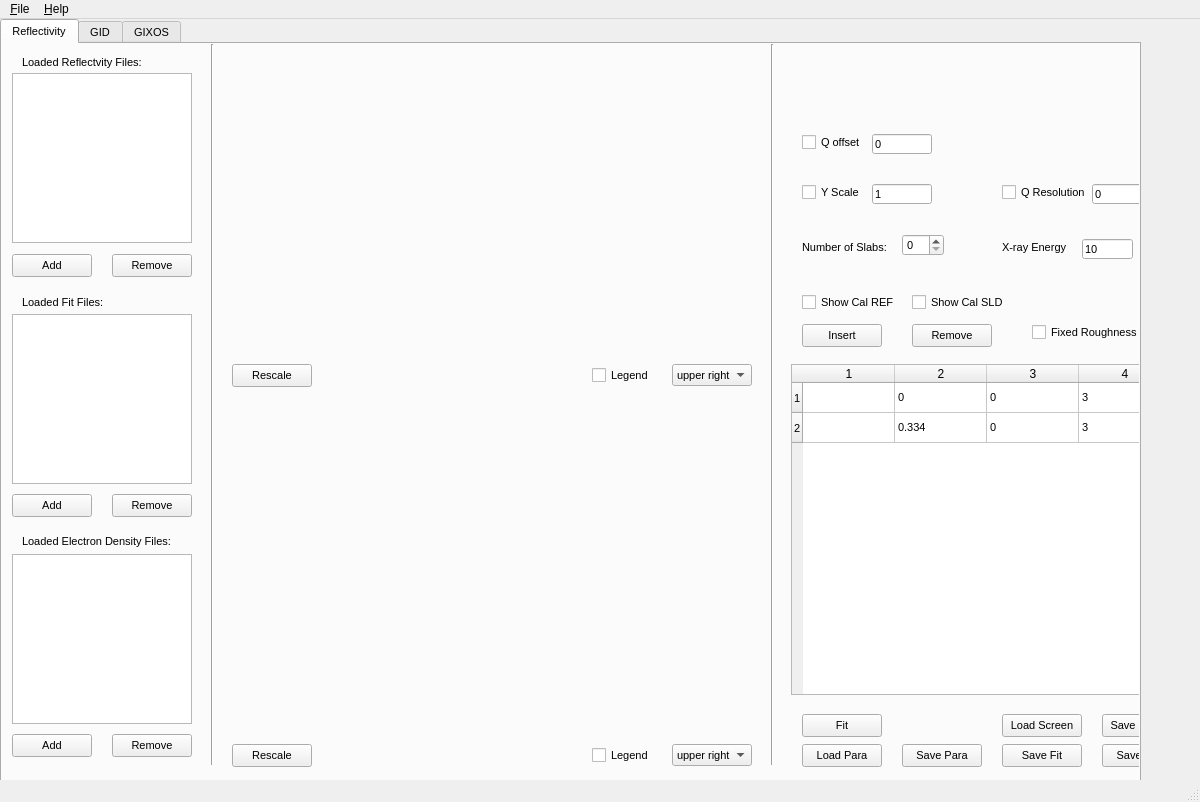
<?xml version="1.0" encoding="UTF-8"?>
<ui version="4.0">
 <class>MainWindow</class>
 <widget class="QMainWindow" name="MainWindow">
  <property name="geometry">
   <rect>
    <x>0</x>
    <y>0</y>
    <width>1200</width>
    <height>802</height>
   </rect>
  </property>
  <property name="windowTitle">
   <string>MainWindow</string>
  </property>
  <property name="File" stdset="0">
   <string/>
  </property>
  <widget class="QWidget" name="centralwidget">
   <widget class="QTabWidget" name="tabWidget">
    <property name="geometry">
     <rect>
      <x>0</x>
      <y>0</y>
      <width>1141</width>
      <height>827</height>
     </rect>
    </property>
    <property name="font">
     <font>
      <pointsize>8</pointsize>
      <weight>50</weight>
      <bold>false</bold>
     </font>
    </property>
    <property name="currentIndex">
     <number>0</number>
    </property>
    <widget class="QWidget" name="reflectivitytab">
     <attribute name="title">
      <string>Reflectivity</string>
     </attribute>
     <widget class="QListWidget" name="reffileLW">
      <property name="geometry">
       <rect>
        <x>10</x>
        <y>29</y>
        <width>180</width>
        <height>170</height>
       </rect>
      </property>
      <property name="alternatingRowColors">
       <bool>false</bool>
      </property>
      <property name="selectionMode">
       <enum>QAbstractItemView::ExtendedSelection</enum>
      </property>
     </widget>
     <widget class="QPushButton" name="addreffilePB">
      <property name="geometry">
       <rect>
        <x>10</x>
        <y>210</y>
        <width>80</width>
        <height>23</height>
       </rect>
      </property>
      <property name="font">
       <font>
        <pointsize>8</pointsize>
        <weight>50</weight>
        <bold>false</bold>
       </font>
      </property>
      <property name="text">
       <string>Add</string>
      </property>
     </widget>
     <widget class="QLabel" name="reffileLabel">
      <property name="geometry">
       <rect>
        <x>20</x>
        <y>10</y>
        <width>161</width>
        <height>16</height>
       </rect>
      </property>
      <property name="font">
       <font>
        <pointsize>8</pointsize>
        <weight>50</weight>
        <bold>false</bold>
       </font>
      </property>
      <property name="text">
       <string>Loaded Reflectvity Files:</string>
      </property>
     </widget>
     <widget class="QPushButton" name="rmreffilePB">
      <property name="geometry">
       <rect>
        <x>110</x>
        <y>210</y>
        <width>80</width>
        <height>23</height>
       </rect>
      </property>
      <property name="text">
       <string>Remove</string>
      </property>
     </widget>
     <widget class="QLabel" name="reffitfileLabel">
      <property name="geometry">
       <rect>
        <x>20</x>
        <y>250</y>
        <width>101</width>
        <height>16</height>
       </rect>
      </property>
      <property name="text">
       <string>Loaded Fit Files:</string>
      </property>
     </widget>
     <widget class="QListWidget" name="reffitfileLW">
      <property name="geometry">
       <rect>
        <x>10</x>
        <y>270</y>
        <width>180</width>
        <height>170</height>
       </rect>
      </property>
      <property name="selectionMode">
       <enum>QAbstractItemView::ExtendedSelection</enum>
      </property>
     </widget>
     <widget class="QPushButton" name="addreffitfilePB">
      <property name="geometry">
       <rect>
        <x>10</x>
        <y>450</y>
        <width>80</width>
        <height>23</height>
       </rect>
      </property>
      <property name="text">
       <string>Add</string>
      </property>
     </widget>
     <widget class="QPushButton" name="rmreffitfilePB">
      <property name="geometry">
       <rect>
        <x>110</x>
        <y>450</y>
        <width>80</width>
        <height>23</height>
       </rect>
      </property>
      <property name="text">
       <string>Remove</string>
      </property>
     </widget>
     <widget class="MplWidget" name="refPW" native="true">
      <property name="geometry">
       <rect>
        <x>230</x>
        <y>10</y>
        <width>521</width>
        <height>311</height>
       </rect>
      </property>
      <property name="sizePolicy">
       <sizepolicy hsizetype="Expanding" vsizetype="Expanding">
        <horstretch>0</horstretch>
        <verstretch>0</verstretch>
       </sizepolicy>
      </property>
     </widget>
     <widget class="Line" name="line">
      <property name="geometry">
       <rect>
        <x>200</x>
        <y>0</y>
        <width>20</width>
        <height>721</height>
       </rect>
      </property>
      <property name="sizePolicy">
       <sizepolicy hsizetype="Fixed" vsizetype="Minimum">
        <horstretch>0</horstretch>
        <verstretch>0</verstretch>
       </sizepolicy>
      </property>
      <property name="orientation">
       <enum>Qt::Vertical</enum>
      </property>
     </widget>
     <widget class="QLabel" name="refnumslablabel">
      <property name="geometry">
       <rect>
        <x>800</x>
        <y>195</y>
        <width>111</width>
        <height>16</height>
       </rect>
      </property>
      <property name="font">
       <font>
        <pointsize>8</pointsize>
       </font>
      </property>
      <property name="text">
       <string>Number of Slabs:</string>
      </property>
     </widget>
     <widget class="QPushButton" name="fitrefPB">
      <property name="geometry">
       <rect>
        <x>800</x>
        <y>670</y>
        <width>80</width>
        <height>23</height>
       </rect>
      </property>
      <property name="text">
       <string>Fit</string>
      </property>
     </widget>
     <widget class="QPushButton" name="loadrefparPB">
      <property name="geometry">
       <rect>
        <x>800</x>
        <y>700</y>
        <width>80</width>
        <height>23</height>
       </rect>
      </property>
      <property name="text">
       <string>Load Para</string>
      </property>
     </widget>
     <widget class="QPushButton" name="saverefparPB">
      <property name="geometry">
       <rect>
        <x>900</x>
        <y>700</y>
        <width>80</width>
        <height>23</height>
       </rect>
      </property>
      <property name="text">
       <string>Save Para</string>
      </property>
     </widget>
     <widget class="QPushButton" name="savereffitPB">
      <property name="geometry">
       <rect>
        <x>1000</x>
        <y>700</y>
        <width>80</width>
        <height>23</height>
       </rect>
      </property>
      <property name="text">
       <string>Save Fit</string>
      </property>
     </widget>
     <widget class="QTableWidget" name="refparTW">
      <property name="geometry">
       <rect>
        <x>789</x>
        <y>320</y>
        <width>390</width>
        <height>331</height>
       </rect>
      </property>
      <property name="sizePolicy">
       <sizepolicy hsizetype="Preferred" vsizetype="Preferred">
        <horstretch>0</horstretch>
        <verstretch>0</verstretch>
       </sizepolicy>
      </property>
      <property name="tabKeyNavigation">
       <bool>true</bool>
      </property>
      <property name="rowCount">
       <number>2</number>
      </property>
      <property name="columnCount">
       <number>4</number>
      </property>
      <attribute name="horizontalHeaderVisible">
       <bool>true</bool>
      </attribute>
      <attribute name="horizontalHeaderCascadingSectionResizes">
       <bool>false</bool>
      </attribute>
      <attribute name="horizontalHeaderDefaultSectionSize">
       <number>92</number>
      </attribute>
      <attribute name="horizontalHeaderShowSortIndicator" stdset="0">
       <bool>false</bool>
      </attribute>
      <attribute name="horizontalHeaderStretchLastSection">
       <bool>false</bool>
      </attribute>
      <attribute name="verticalHeaderVisible">
       <bool>true</bool>
      </attribute>
      <attribute name="verticalHeaderHighlightSections">
       <bool>true</bool>
      </attribute>
      <attribute name="verticalHeaderShowSortIndicator" stdset="0">
       <bool>false</bool>
      </attribute>
      <row/>
      <row/>
      <column/>
      <column/>
      <column/>
      <column/>
      <item row="0" column="1">
       <property name="text">
        <string>0</string>
       </property>
      </item>
      <item row="0" column="2">
       <property name="text">
        <string>0</string>
       </property>
      </item>
      <item row="0" column="3">
       <property name="text">
        <string>3</string>
       </property>
      </item>
      <item row="1" column="1">
       <property name="text">
        <string>0.334</string>
       </property>
      </item>
      <item row="1" column="2">
       <property name="text">
        <string>0</string>
       </property>
      </item>
      <item row="1" column="3">
       <property name="text">
        <string>3</string>
       </property>
      </item>
     </widget>
     <widget class="QSpinBox" name="refnumslabSB">
      <property name="geometry">
       <rect>
        <x>900</x>
        <y>190</y>
        <width>42</width>
        <height>22</height>
       </rect>
      </property>
     </widget>
     <widget class="QPushButton" name="insrefslabPB">
      <property name="geometry">
       <rect>
        <x>800</x>
        <y>280</y>
        <width>80</width>
        <height>23</height>
       </rect>
      </property>
      <property name="text">
       <string>Insert</string>
      </property>
     </widget>
     <widget class="QPushButton" name="rmrefslabPB">
      <property name="geometry">
       <rect>
        <x>910</x>
        <y>280</y>
        <width>80</width>
        <height>23</height>
       </rect>
      </property>
      <property name="text">
       <string>Remove</string>
      </property>
     </widget>
     <widget class="MplWidget" name="refsldPW" native="true">
      <property name="geometry">
       <rect>
        <x>230</x>
        <y>360</y>
        <width>521</width>
        <height>341</height>
       </rect>
      </property>
      <property name="sizePolicy">
       <sizepolicy hsizetype="Expanding" vsizetype="Expanding">
        <horstretch>0</horstretch>
        <verstretch>0</verstretch>
       </sizepolicy>
      </property>
     </widget>
     <widget class="Line" name="line_2">
      <property name="geometry">
       <rect>
        <x>760</x>
        <y>0</y>
        <width>20</width>
        <height>721</height>
       </rect>
      </property>
      <property name="orientation">
       <enum>Qt::Vertical</enum>
      </property>
     </widget>
     <widget class="QLabel" name="refedfileLabel">
      <property name="geometry">
       <rect>
        <x>20</x>
        <y>490</y>
        <width>171</width>
        <height>16</height>
       </rect>
      </property>
      <property name="text">
       <string>&lt;html&gt;&lt;head/&gt;&lt;body&gt;&lt;p&gt;Loaded Electron Density Files:&lt;/p&gt;&lt;/body&gt;&lt;/html&gt;</string>
      </property>
     </widget>
     <widget class="QListWidget" name="refedfileLW">
      <property name="geometry">
       <rect>
        <x>10</x>
        <y>510</y>
        <width>180</width>
        <height>170</height>
       </rect>
      </property>
      <property name="selectionMode">
       <enum>QAbstractItemView::ExtendedSelection</enum>
      </property>
     </widget>
     <widget class="QPushButton" name="addrefedfilePB">
      <property name="geometry">
       <rect>
        <x>10</x>
        <y>690</y>
        <width>80</width>
        <height>23</height>
       </rect>
      </property>
      <property name="text">
       <string>Add</string>
      </property>
     </widget>
     <widget class="QPushButton" name="rmrefedfilePB">
      <property name="geometry">
       <rect>
        <x>110</x>
        <y>690</y>
        <width>80</width>
        <height>23</height>
       </rect>
      </property>
      <property name="text">
       <string>Remove</string>
      </property>
     </widget>
     <widget class="QCheckBox" name="reflegendCB">
      <property name="geometry">
       <rect>
        <x>590</x>
        <y>323</y>
        <width>70</width>
        <height>17</height>
       </rect>
      </property>
      <property name="text">
       <string>Legend</string>
      </property>
     </widget>
     <widget class="QPushButton" name="refscalePB">
      <property name="geometry">
       <rect>
        <x>230</x>
        <y>320</y>
        <width>80</width>
        <height>23</height>
       </rect>
      </property>
      <property name="text">
       <string>Rescale</string>
      </property>
     </widget>
     <widget class="QCheckBox" name="refedlegendCB">
      <property name="geometry">
       <rect>
        <x>590</x>
        <y>703</y>
        <width>70</width>
        <height>17</height>
       </rect>
      </property>
      <property name="text">
       <string>Legend</string>
      </property>
     </widget>
     <widget class="QPushButton" name="refedscalePB">
      <property name="geometry">
       <rect>
        <x>230</x>
        <y>700</y>
        <width>80</width>
        <height>23</height>
       </rect>
      </property>
      <property name="text">
       <string>Rescale</string>
      </property>
     </widget>
     <widget class="QPushButton" name="saverefedPB">
      <property name="geometry">
       <rect>
        <x>1100</x>
        <y>700</y>
        <width>80</width>
        <height>23</height>
       </rect>
      </property>
      <property name="text">
       <string>Save EDP</string>
      </property>
     </widget>
     <widget class="QPushButton" name="saverefscreenPB">
      <property name="geometry">
       <rect>
        <x>1100</x>
        <y>670</y>
        <width>80</width>
        <height>23</height>
       </rect>
      </property>
      <property name="text">
       <string>Save Screen</string>
      </property>
     </widget>
     <widget class="QPushButton" name="loadrefscreenPB">
      <property name="geometry">
       <rect>
        <x>1000</x>
        <y>670</y>
        <width>80</width>
        <height>23</height>
       </rect>
      </property>
      <property name="text">
       <string>Load Screen</string>
      </property>
     </widget>
     <widget class="QCheckBox" name="refqoffCB">
      <property name="geometry">
       <rect>
        <x>800</x>
        <y>90</y>
        <width>70</width>
        <height>17</height>
       </rect>
      </property>
      <property name="text">
       <string>Q offset</string>
      </property>
     </widget>
     <widget class="QLineEdit" name="refqoffLE">
      <property name="geometry">
       <rect>
        <x>870</x>
        <y>90</y>
        <width>60</width>
        <height>20</height>
       </rect>
      </property>
      <property name="text">
       <string>0</string>
      </property>
     </widget>
     <widget class="QCheckBox" name="refroughCB">
      <property name="geometry">
       <rect>
        <x>1030</x>
        <y>280</y>
        <width>141</width>
        <height>17</height>
       </rect>
      </property>
      <property name="text">
       <string>Fixed Roughness</string>
      </property>
     </widget>
     <widget class="QCheckBox" name="refyscaleCB">
      <property name="geometry">
       <rect>
        <x>800</x>
        <y>140</y>
        <width>70</width>
        <height>17</height>
       </rect>
      </property>
      <property name="text">
       <string>Y Scale</string>
      </property>
     </widget>
     <widget class="QLineEdit" name="refyscaleLE">
      <property name="geometry">
       <rect>
        <x>870</x>
        <y>140</y>
        <width>60</width>
        <height>20</height>
       </rect>
      </property>
      <property name="text">
       <string>1</string>
      </property>
     </widget>
     <widget class="QCheckBox" name="refqresCB">
      <property name="geometry">
       <rect>
        <x>1000</x>
        <y>140</y>
        <width>91</width>
        <height>17</height>
       </rect>
      </property>
      <property name="text">
       <string>Q Resolution</string>
      </property>
     </widget>
     <widget class="QLineEdit" name="refqresLE">
      <property name="geometry">
       <rect>
        <x>1090</x>
        <y>140</y>
        <width>60</width>
        <height>20</height>
       </rect>
      </property>
      <property name="text">
       <string>0</string>
      </property>
     </widget>
     <widget class="QComboBox" name="reflegendlocCoB">
      <property name="geometry">
       <rect>
        <x>670</x>
        <y>320</y>
        <width>80</width>
        <height>22</height>
       </rect>
      </property>
      <property name="currentIndex">
       <number>0</number>
      </property>
      <item>
       <property name="text">
        <string>upper right</string>
       </property>
      </item>
      <item>
       <property name="text">
        <string>upper left</string>
       </property>
      </item>
      <item>
       <property name="text">
        <string>lower left</string>
       </property>
      </item>
      <item>
       <property name="text">
        <string>lower right</string>
       </property>
      </item>
      <item>
       <property name="text">
        <string>right</string>
       </property>
      </item>
      <item>
       <property name="text">
        <string>center left</string>
       </property>
      </item>
      <item>
       <property name="text">
        <string>center right</string>
       </property>
      </item>
      <item>
       <property name="text">
        <string>lower center</string>
       </property>
      </item>
      <item>
       <property name="text">
        <string>upper center</string>
       </property>
      </item>
      <item>
       <property name="text">
        <string>center</string>
       </property>
      </item>
     </widget>
     <widget class="QComboBox" name="refedlegendlocCoB">
      <property name="geometry">
       <rect>
        <x>670</x>
        <y>700</y>
        <width>80</width>
        <height>22</height>
       </rect>
      </property>
      <property name="currentIndex">
       <number>0</number>
      </property>
      <item>
       <property name="text">
        <string>upper right</string>
       </property>
      </item>
      <item>
       <property name="text">
        <string>upper left</string>
       </property>
      </item>
      <item>
       <property name="text">
        <string>lower left</string>
       </property>
      </item>
      <item>
       <property name="text">
        <string>lower right</string>
       </property>
      </item>
      <item>
       <property name="text">
        <string>right</string>
       </property>
      </item>
      <item>
       <property name="text">
        <string>center left</string>
       </property>
      </item>
      <item>
       <property name="text">
        <string>center right</string>
       </property>
      </item>
      <item>
       <property name="text">
        <string>lower center</string>
       </property>
      </item>
      <item>
       <property name="text">
        <string>upper center</string>
       </property>
      </item>
      <item>
       <property name="text">
        <string>center</string>
       </property>
      </item>
     </widget>
     <widget class="QCheckBox" name="calrefCB">
      <property name="geometry">
       <rect>
        <x>800</x>
        <y>250</y>
        <width>101</width>
        <height>17</height>
       </rect>
      </property>
      <property name="text">
       <string>Show Cal REF</string>
      </property>
     </widget>
     <widget class="QCheckBox" name="calsldCB">
      <property name="geometry">
       <rect>
        <x>910</x>
        <y>250</y>
        <width>101</width>
        <height>17</height>
       </rect>
      </property>
      <property name="text">
       <string>Show Cal SLD</string>
      </property>
     </widget>
     <widget class="QLabel" name="xenlabel">
      <property name="geometry">
       <rect>
        <x>1000</x>
        <y>195</y>
        <width>71</width>
        <height>16</height>
       </rect>
      </property>
      <property name="text">
       <string>X-ray Energy</string>
      </property>
     </widget>
     <widget class="QLabel" name="xenunitlabel">
      <property name="geometry">
       <rect>
        <x>1140</x>
        <y>195</y>
        <width>21</width>
        <height>16</height>
       </rect>
      </property>
      <property name="text">
       <string>keV</string>
      </property>
     </widget>
     <widget class="QLineEdit" name="xenLE">
      <property name="geometry">
       <rect>
        <x>1080</x>
        <y>195</y>
        <width>51</width>
        <height>20</height>
       </rect>
      </property>
      <property name="text">
       <string>10</string>
      </property>
     </widget>
     <zorder>reffileLW</zorder>
     <zorder>addreffilePB</zorder>
     <zorder>reffileLabel</zorder>
     <zorder>rmreffilePB</zorder>
     <zorder>reffitfileLabel</zorder>
     <zorder>reffitfileLW</zorder>
     <zorder>addreffitfilePB</zorder>
     <zorder>rmreffitfilePB</zorder>
     <zorder>refPW</zorder>
     <zorder>line</zorder>
     <zorder>refnumslablabel</zorder>
     <zorder>fitrefPB</zorder>
     <zorder>loadrefparPB</zorder>
     <zorder>saverefparPB</zorder>
     <zorder>savereffitPB</zorder>
     <zorder>refparTW</zorder>
     <zorder>refnumslabSB</zorder>
     <zorder>insrefslabPB</zorder>
     <zorder>rmrefslabPB</zorder>
     <zorder>refsldPW</zorder>
     <zorder>line_2</zorder>
     <zorder>refedfileLabel</zorder>
     <zorder>refedfileLW</zorder>
     <zorder>addrefedfilePB</zorder>
     <zorder>rmrefedfilePB</zorder>
     <zorder>reflegendCB</zorder>
     <zorder>refscalePB</zorder>
     <zorder>refedlegendCB</zorder>
     <zorder>refedscalePB</zorder>
     <zorder>saverefedPB</zorder>
     <zorder>saverefscreenPB</zorder>
     <zorder>loadrefscreenPB</zorder>
     <zorder>refqoffCB</zorder>
     <zorder>refqoffLE</zorder>
     <zorder>refroughCB</zorder>
     <zorder>refyscaleCB</zorder>
     <zorder>refyscaleLE</zorder>
     <zorder>refqresCB</zorder>
     <zorder>refqresLE</zorder>
     <zorder>reflegendlocCoB</zorder>
     <zorder>refedlegendlocCoB</zorder>
     <zorder>calrefCB</zorder>
     <zorder>calsldCB</zorder>
     <zorder>xenlabel</zorder>
     <zorder>xenunitlabel</zorder>
     <zorder>xenLE</zorder>
     <zorder>verticalLayoutWidget</zorder>
    </widget>
    <widget class="QWidget" name="GIDtab">
     <attribute name="title">
      <string>GID</string>
     </attribute>
    </widget>
    <widget class="QWidget" name="GIXOStab">
     <attribute name="title">
      <string>GIXOS</string>
     </attribute>
    </widget>
   </widget>
  </widget>
  <widget class="QStatusBar" name="statusbar"/>
  <widget class="QMenuBar" name="menuBar">
   <property name="geometry">
    <rect>
     <x>0</x>
     <y>0</y>
     <width>1200</width>
     <height>26</height>
    </rect>
   </property>
   <widget class="QMenu" name="menu_File">
    <property name="title">
     <string>&amp;File</string>
    </property>
    <addaction name="action_Open_REF_file"/>
    <addaction name="action_Open_GID_file"/>
    <addaction name="action_Open_GIXOS_file"/>
   </widget>
   <widget class="QMenu" name="menu_Help">
    <property name="title">
     <string>&amp;Help</string>
    </property>
    <addaction name="action_About"/>
   </widget>
   <addaction name="menu_File"/>
   <addaction name="menu_Help"/>
  </widget>
  <action name="action_Reflectivity">
   <property name="text">
    <string>&amp;Reflectivity</string>
   </property>
  </action>
  <action name="action_Normalized_REF">
   <property name="text">
    <string>&amp;Normalized REF</string>
   </property>
  </action>
  <action name="action_Open_GIXOS_file">
   <property name="text">
    <string>&amp;Open GIXOS file</string>
   </property>
  </action>
  <action name="action_Open_GID_file">
   <property name="text">
    <string>&amp;Open GID file</string>
   </property>
  </action>
  <action name="action_Open_REF_file">
   <property name="text">
    <string>&amp;Open REF file</string>
   </property>
  </action>
  <action name="action_About">
   <property name="text">
    <string>&amp;About</string>
   </property>
  </action>
 </widget>
 <customwidgets>
  <customwidget>
   <class>MplWidget</class>
   <extends>QWidget</extends>
   <header location="global">mplwidget</header>
   <container>1</container>
  </customwidget>
 </customwidgets>
 <resources/>
 <connections/>
</ui>
